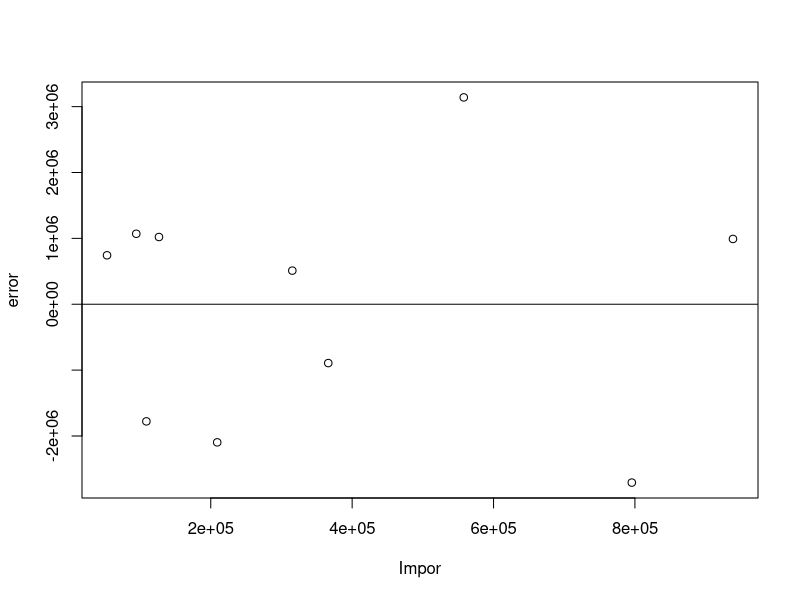

R code for this plot:
## ---- chunk 1
#| warning: false
#| echo: true
library(tidyverse)
library(readxl)
## ---- chunk 2
library(readxl)
dat<-read_excel('BERAS.xlsx')
library(readxl)
reg1<-lm(y~x+s, data=dat)
dat$m<-resid(reg1)
plot(dat$x,dat$m,xlab="Impor",ylab="error")
abline(h=0) #membuat garis horizontal di y=0
## ---- chunk 3
library("readxl")
dat<-read_excel("BERAS.xlsx")
head(dat)
## ---- chunk 4
library(readxl)
dat<-read_excel("BERAS.xlsx")
library(readxl)
reg1<-lm(x+s~y, data=dat)
summary(reg1)
